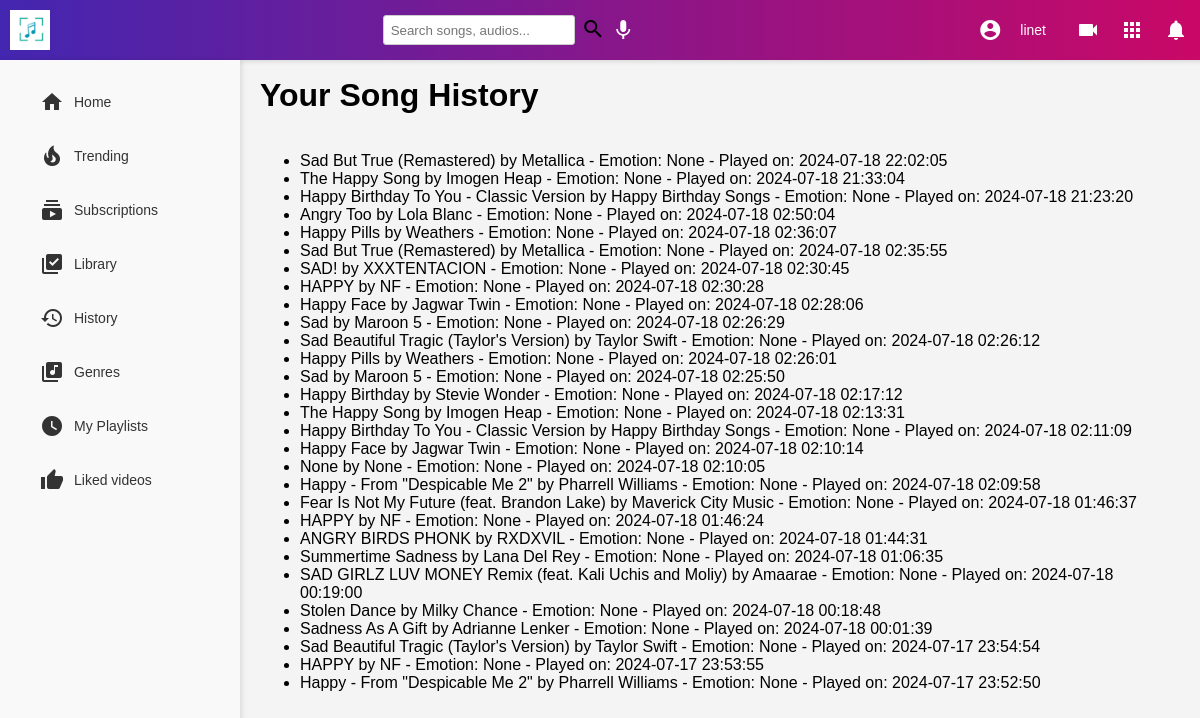
The page /history (signed in) on the database its author committed.
### app.py (models this page shows)
class User(UserMixin, db.Model):
    id = db.Column(db.Integer, primary_key=True)
    username = db.Column(db.String(150), unique=True, nullable=False)
    email = db.Column(db.String(150), unique=True, nullable=False)
    password = db.Column(db.String(150), nullable=False)

class SongHistory(db.Model):
    id = db.Column(db.Integer, primary_key=True)
    user_id = db.Column(db.Integer, db.ForeignKey('user.id'), nullable=False)
    song_id = db.Column(db.Integer)
    title = db.Column(db.String(150))
    artist = db.Column(db.String(150))
    emotion = db.Column(db.String(50))
    timestamp = db.Column(db.DateTime, default=db.func.current_timestamp())

### app.py (the view)
@app.route('/history')
@login_required
def history():
    if current_user.is_authenticated:
        user_id = current_user.id
        history = SongHistory.query.filter_by(user_id=user_id).order_by(SongHistory.timestamp.desc()).all()
        return render_template('history.html', history=history)
    else:
        flash('You need to log in to view your history.')
        return redirect(url_for('login'))

### app.py (called while the page is built)
@login_manager.user_loader
def load_user(user_id):
    return User.query.get(int(user_id))

### templates/history.html (shortened to what this page needs)
{% extends "base.html" %}
{% block content %}
<div class ="content">
    <br><br>
    <h1>Your Song History</h1>
    <ul>
        {% for song in history %}
        <li>{{ song.title }} by {{ song.artist }} - Emotion: {{ song.emotion }} - Played on: {{ song.timestamp }}</li>
        {% endfor %}
    </ul>
</div>
    {% endblock %}

### templates/base.html (shortened to what this page needs)
<!DOCTYPE html>
<html lang="en">
<head>
    <link rel="stylesheet" href="{{ url_for('static', filename='style.css') }}">
</head>
<body>
    <header class="header">
        <div class="logo left">
            <img src="{{ url_for('static', filename='images/logo.png') }}" alt="Logo">
        </div>
        <div class="search center">
            <form action="{{ url_for('search') }}" method="GET">
                <input type="text" name="query" placeholder="Search songs, audios..." />
                <button type="submit"><i class="material-icons">search</i></button>
            </form>
            <i class="material-icons mic">mic</i>
        </div>
        <div class="icons right">
            {% if current_user.is_authenticated %}
                <div class="user-info" id="profile-info">
                    {% if current_user.profile_image %}
                        <img src="{{ url_for('static', filename='images/' ~ current_user.profile_image) }}" alt="Profile Image" class="profile-image">
                    {% else %}
                        <i class="material-icons">account_circle</i>
                    {% endif %}
                    <span>{{ current_user.username }}</span>
                </div>
            {% else %}
                <i class="material-icons" id="profile-icon">account_circle</i>
            {% endif %}
            <i class="material-icons" id="camera-icon">videocam</i>
            <i class="material-icons">apps</i>
            <i class="material-icons">notifications</i>
        </div>
    </header>
    <div class="side-bar ">
        <div class="nav">
            <a class="nav-link" href="{{ url_for('index') }}">
                <i class="material-icons">home</i>
                <span>Home</span>
            </a>
            <a class="nav-link" href="{{ url_for('trending') }}">
                <i class="material-icons">local_fire_department</i>
                <span>Trending</span>
            </a>
            <a class="nav-link" href="#">
                <i class="material-icons">subscriptions</i>
                <span>Subscriptions</span>
            </a>
            <a class="nav-link" href="{{ url_for('profile') }}">
                <i class="material-icons">library_add_check</i>
                <span>Library</span>
            </a>
            <a class="nav-link" href="{{ url_for('history') }}">
                <i class="material-icons">history</i>
                <span>History</span>
            </a>
            <a class="nav-link" href="{{ url_for('genres') }}">
                <i class="material-icons">library_music</i>
                <span>Genres</span>
            </a>
            <a class="nav-link" href="{{ url_for('playlists') }}">
                <i class="material-icons">watch_later</i>
                <span>My Playlists</span>
            </a>
            <a class="nav-link" href="{{ url_for('liked_songs') }}">
                <i class="material-icons">thumb_up</i>
                <span>Liked videos</span>
            </a>
        </div>
    </div>
    <main>
        {% block content %}{% endblock %}
    </main>
</body>
</html>

### static/style.css (style rules this page uses)
body { font-family: Arial, sans-serif; background-color: #f4f4f4; margin: 0; padding: 0; }
.header { position: fixed; width:99%; background-image: linear-gradient(to right, #4326B0 , #CA0866 ); color: white; display: flex; justify-content: space-between; align-items: center; padding: 1em; }
.logo img { height: 40px; }
.search { display: flex; align-items: center; }
.search form { display: flex; align-items: center; }
.search input { padding: 0.5em; border: 1px solid #ccc; border-radius: 3px; }
.search button { border: none; background: none; cursor: pointer; }
.icons .material-icons { margin: 0 10px; cursor: pointer; }
.side-bar { width: 240px; background-color: #fff; height: 100vh; overflow-y: auto; position: fixed; top: 60px; left: 0; padding-top: 10px; box-shadow: 2px 0 5px rgba(0,0,0,0.1); }
.nav .nav-link { display: flex; align-items: center; padding: 10px 20px; color: #333; text-decoration: none; }
.nav .nav-link i { margin-right: 10px; }
.content { margin-left: 240px; padding: 20px; display: flex; flex-direction: column; }

### templates/base.html (style rules this page uses)
.header { display: flex; justify-content: space-between; align-items: center; padding: 10px; background-color: #ffffff; box-shadow: 0 2px 4px rgba(0, 0, 0, 0.1); }
.logo { display: flex; align-items: center; }
.search { display: flex; align-items: center; }
.icons { display: flex; align-items: center; }
.user-info { display: flex; align-items: center; margin-right: 20px; position: relative; }
.user-info span { margin-left: 8px; font-size: 14px; }
.side-bar { width: 200px; background-color: #f9f9f9; position: fixed; top: 5; left: 0; bottom: 0; overflow-y: auto; padding: 20px; box-shadow: 2px 0 5px rgba(0, 0, 0, 0.1); transition: transform 0.3s ease; }
@media (min-width: 768px) { .side-bar { display: block; } }
.nav { display: flex; flex-direction: column; }
.nav-link { display: flex; align-items: center; padding: 10px; text-decoration: none; color: #333; margin-bottom: 10px; border-radius: 5px; }
.nav-link i { margin-right: 10px; }
.nav-link span { font-size: 14px; }

### rows shown on the page
User: username "linet"
SongHistory: title "Sad But True (Remastered)", artist "Metallica", emotion "None", timestamp "2024-07-18 22:02:05"
SongHistory: title "The Happy Song", artist "Imogen Heap", emotion "None", timestamp "2024-07-18 21:33:04"
SongHistory: title "Happy Birthday To You - Classic Version", artist "Happy Birthday Songs", emotion "None", timestamp "2024-07-18 21:23:20"
SongHistory: title "Angry Too", artist "Lola Blanc", emotion "None", timestamp "2024-07-18 02:50:04"
SongHistory: title "Happy Pills", artist "Weathers", emotion "None", timestamp "2024-07-18 02:36:07"
SongHistory: title "Sad But True (Remastered)", artist "Metallica", emotion "None", timestamp "2024-07-18 02:35:55"
SongHistory: title "SAD!", artist "XXXTENTACION", emotion "None", timestamp "2024-07-18 02:30:45"
SongHistory: title "HAPPY", artist "NF", emotion "None", timestamp "2024-07-18 02:30:28"
SongHistory: title "Happy Face", artist "Jagwar Twin", emotion "None", timestamp "2024-07-18 02:28:06"
SongHistory: title "Sad", artist "Maroon 5", emotion "None", timestamp "2024-07-18 02:26:29"
SongHistory: title "Sad Beautiful Tragic (Taylor's Version)", artist "Taylor Swift", emotion "None", timestamp "2024-07-18 02:26:12"
SongHistory: title "Happy Pills", artist "Weathers", emotion "None", timestamp "2024-07-18 02:26:01"
SongHistory: title "Sad", artist "Maroon 5", emotion "None", timestamp "2024-07-18 02:25:50"
SongHistory: title "Happy Birthday", artist "Stevie Wonder", emotion "None", timestamp "2024-07-18 02:17:12"
SongHistory: title "The Happy Song", artist "Imogen Heap", emotion "None", timestamp "2024-07-18 02:13:31"
SongHistory: title "Happy Birthday To You - Classic Version", artist "Happy Birthday Songs", emotion "None", timestamp "2024-07-18 02:11:09"
SongHistory: title "Happy Face", artist "Jagwar Twin", emotion "None", timestamp "2024-07-18 02:10:14"
SongHistory: title "None", artist "None", emotion "None", timestamp "2024-07-18 02:10:05"
SongHistory: title "Happy - From \"Despicable Me 2\"", artist "Pharrell Williams", emotion "None", timestamp "2024-07-18 02:09:58"
SongHistory: title "Fear Is Not My Future (feat. Brandon Lake)", artist "Maverick City Music", emotion "None", timestamp "2024-07-18 01:46:37"
SongHistory: title "HAPPY", artist "NF", emotion "None", timestamp "2024-07-18 01:46:24"
SongHistory: title "ANGRY BIRDS PHONK", artist "RXDXVIL", emotion "None", timestamp "2024-07-18 01:44:31"
SongHistory: title "Summertime Sadness", artist "Lana Del Rey", emotion "None", timestamp "2024-07-18 01:06:35"
SongHistory: title "SAD GIRLZ LUV MONEY Remix (feat. Kali Uchis and Moliy)", artist "Amaarae", emotion "None", timestamp "2024-07-18 00:19:00"
SongHistory: title "Stolen Dance", artist "Milky Chance", emotion "None", timestamp "2024-07-18 00:18:48"
SongHistory: title "Sadness As A Gift", artist "Adrianne Lenker", emotion "None", timestamp "2024-07-18 00:01:39"
SongHistory: title "Sad Beautiful Tragic (Taylor's Version)", artist "Taylor Swift", emotion "None", timestamp "2024-07-17 23:54:54"
SongHistory: title "HAPPY", artist "NF", emotion "None", timestamp "2024-07-17 23:53:55"
SongHistory: title "Happy - From \"Despicable Me 2\"", artist "Pharrell Williams", emotion "None", timestamp "2024-07-17 23:52:50"
